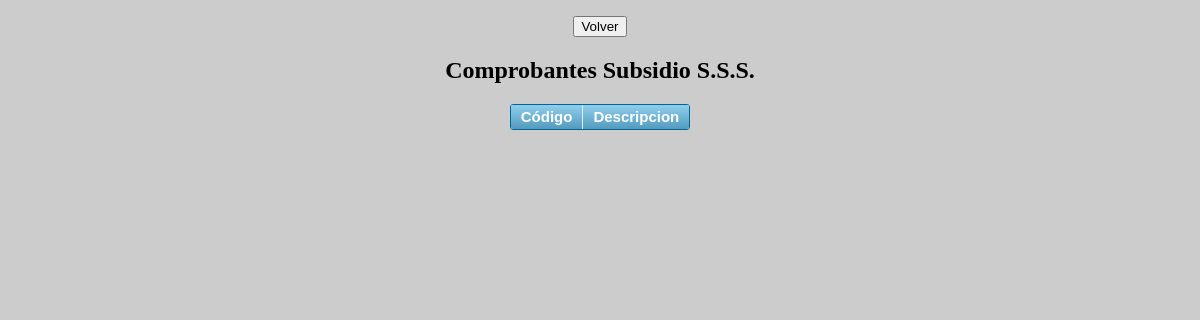
The app's page /comprobantes.php (signed in), older data.
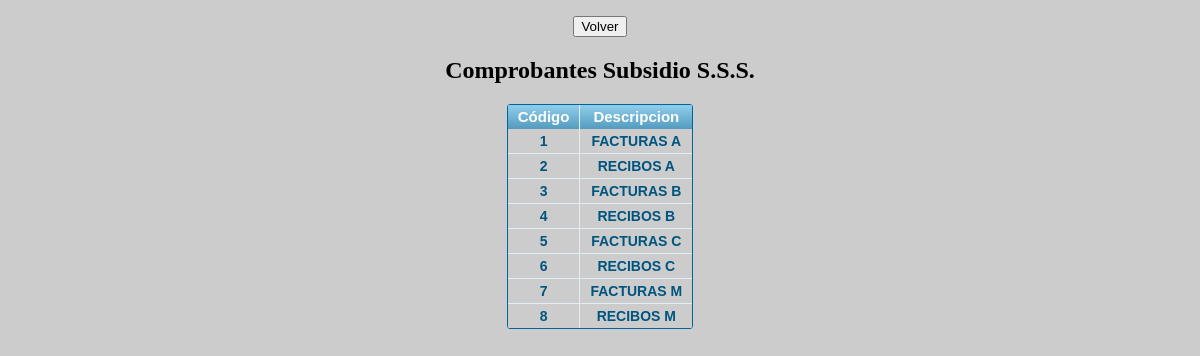
The same page, newer data.
### tables this page shows
CREATE TABLE IF NOT EXISTS `comprobante` (
  `codigo` int(2) NOT NULL,
  `descripcion` varchar(50) NOT NULL
);

### comprobantes.php (the view, shortened to what this page needs)
<?php
$sqlCompro = "SELECT * FROM comprobante";
$resCompro = mysql_query($sqlCompro);
?>
<!DOCTYPE html PUBLIC "-//W3C//DTD XHTML 1.0 Transitional//EN" "http://www.w3.org/TR/xhtml1/DTD/xhtml1-transitional.dtd">
<html xmlns="http://www.w3.org/1999/xhtml">
<head>
<link rel="stylesheet" href="css/tablas.css"/>
</head>
<body bgcolor="#CCCCCC">
	<div align="center">
	 <p><input type="reset" name="volver" value="Volver" onClick="location.href = 'menu.php'" /></p>
	 <h2>Comprobantes Subsidio S.S.S.</h2>
	 <div class="grilla">
		 <table>
		 	<thead>
		 		<tr>
		 			<th>Código</th>
		 			<th>Descripcion</th>
		 		</tr>
		 	</thead>
		 	<tbody>
		<?php while ($rowCompro = mysql_fetch_array($resCompro)) {  ?>
				<tr>
					<td><?php echo $rowCompro['codigo'] ?></td>
					<td><?php echo $rowCompro['descripcion'] ?></td>
				</tr>
		<?php } ?>
		  	</tbody>
		</table>
	</div>
	</div>
</body>
</html>

### css/tablas.css (style rules this page uses)
.grilla { font: normal 12px/150% Arial, Helvetica, sans-serif; background: #fff; overflow: hidden; border: 1px solid #006699; -webkit-border-radius: 3px; -moz-border-radius: 3px; border-radius: 3px; display: table }
.grilla table { border-collapse: collapse; text-align: center; width: 100%; }
.grilla table td, .grilla table th, .grilla table .title { padding: 3px 10px; }
.grilla table thead th, .grilla table .title { background-image: linear-gradient(to bottom, #8DCBEA 5%, #539BBE 100%); background-color:#99bfe6; color:#FFFFFF; font-size: 15px; font-weight: bold; border-left: 1px solid #E1EEF4; }
.grilla table thead th:first-child, .grilla table .title { border: none; }
.grilla table tbody td { background-color:#CCCCCC; color: #00557F; border-left: 1px solid #E1EEF4; font-size: 14px; border-bottom: 1px solid #E1EEF4; font-weight: bold; }
.grilla table tbody td:first-child { border-left: none; }
.grilla table tbody tr:last-child td { border-bottom: none; }

Row changes from the older to the newer data that the page shows:
added comprobante: codigo "1", descripcion "FACTURAS A"
added comprobante: codigo "2", descripcion "RECIBOS A"
added comprobante: codigo "3", descripcion "FACTURAS B"
added comprobante: codigo "4", descripcion "RECIBOS B"
added comprobante: codigo "5", descripcion "FACTURAS C"
added comprobante: codigo "6", descripcion "RECIBOS C"
added comprobante: codigo "7", descripcion "FACTURAS M"
added comprobante: codigo "8", descripcion "RECIBOS M"
